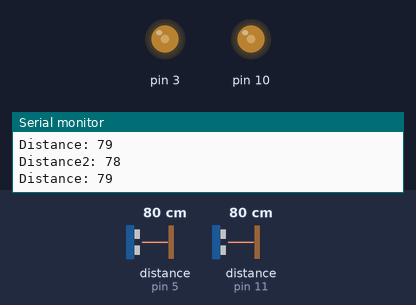
The sketch below on a simulated Arduino Uno, built with avr-gcc and run on an emulated ATmega328P. On the bench: output pins drawn as LEDs (lit = HIGH), the last lines printed to the serial monitor. Wiring (inferred from the names in the program): 2 × ultrasonic range finder: trigger pin 6, echo pin 5 / trigger pin 9, echo pin 11. The inputs (shaded band) are chosen by the test bench; at power-on: distance to the obstacle (sensors on pin 5, pin 11) 80 cm. The echo pulse lasts 58.3 µs per cm; pins used as bus, display or sensor lines are not drawn.

Above: at 1.2 s.
1.3 s: distance to the obstacle (sensor on pin 5) set to 120 cm
At 1.7 s:
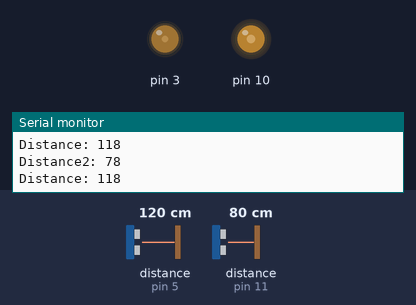
2.8 s: distance to the obstacle (sensor on pin 11) set to 2 cm
At 3.3 s:
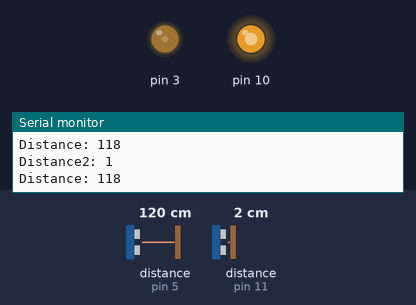
4.3 s: distance to the obstacle (sensor on pin 5) set to 18 cm
At 5.3 s:
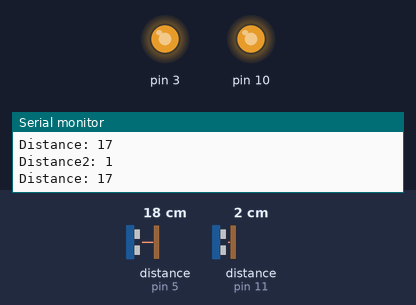
5.8 s: distance to the obstacle (sensor on pin 11) set to 35 cm
At 6.5 s:
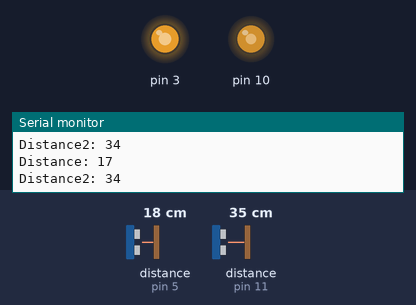
7.3 s: distance to the obstacle (sensor on pin 5) set to 250 cm
At 8.5 s:
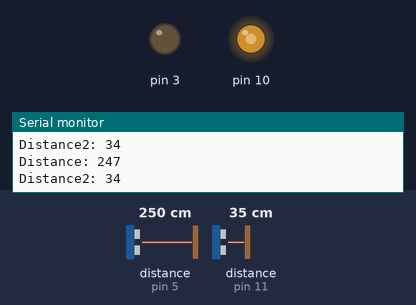
8.8 s: distance to the obstacle (sensor on pin 11) set to 299 cm
At 9.1 s:
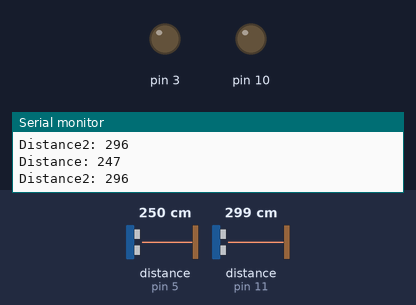
Timing chart, 0 to 11.3 s (numbered marks = the images above; inputs shaded):
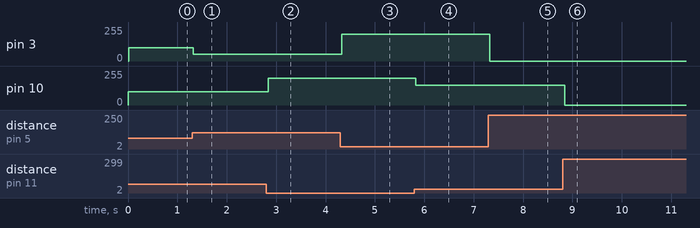

Measured:
- after the input at 1.3 s, pin 3: 100/255 → 50/255 at once
- after the input at 2.8 s, pin 10: 100/255 → 200/255 at once
- after the input at 4.3 s, pin 3: 50/255 → 200/255 at once
- after the input at 5.8 s, pin 10: 200/255 → 150/255 at once
- after the input at 7.3 s, pin 3: 200/255 → 0/255 at once
- after the input at 8.8 s, pin 10: 150/255 → 0/255 at once

The sketch:

arduino.ino
```cpp
const int trigPin = 6;
const int trigPin_2 = 9 ;
const int echoPin  = 5;
const int echoPin_2 = 11;
long duration ;
long duration2 ;
int distance ;
int distance2 ;
void setup() {
  pinMode(trigPin, OUTPUT);
  pinMode(trigPin_2, OUTPUT);
  pinMode(echoPin, INPUT);
  pinMode(echoPin_2, INPUT);
  Serial.begin(9600);
}
void loop() {
  digitalWrite(trigPin_2, LOW);
  delayMicroseconds(2);
  digitalWrite(trigPin_2, HIGH);
  delayMicroseconds(10);
  digitalWrite(trigPin_2, LOW);
  duration2 = pulseIn(echoPin_2, HIGH);
  distance2 = duration2 * 0.034 / 2;
  Serial.print("Distance2: ");
  Serial.println(distance2);

  if (distance2 <= 30)
  {
    analogWrite(10, 200);
  }

  else if (distance2 >= 30 && distance2 <= 60)
  {
    analogWrite(10, 150);
  }
  else if (distance2 >= 60 && distance2 <= 100)
  {
    analogWrite(10, 100);
  }
  else if (distance2 >= 100 && distance2 <= 150)
  {
    analogWrite(10, 50);
  }
  else
  {
    analogWrite(10, 0);
  }

  digitalWrite(trigPin, LOW);
  delayMicroseconds(2);
  digitalWrite(trigPin, HIGH);
  delayMicroseconds(10);
  digitalWrite(trigPin, LOW);
  duration = pulseIn(echoPin , HIGH);
  distance = duration * 0.034 / 2;
  Serial.print("Distance: ");
  Serial.println(distance);

  if (distance <= 30)
  {
    analogWrite(3, 200);
  }

  else if (distance >= 30 && distance <= 60)
  {
    analogWrite(3, 150);
  }
  else if (distance >= 60 && distance <= 100)
  {
    analogWrite(3, 100);
  }
  else if (distance >= 100 && distance <= 150)
  {
    analogWrite(3, 50);
  }
  else
  {
    analogWrite(3, 0);
  }

}
```
